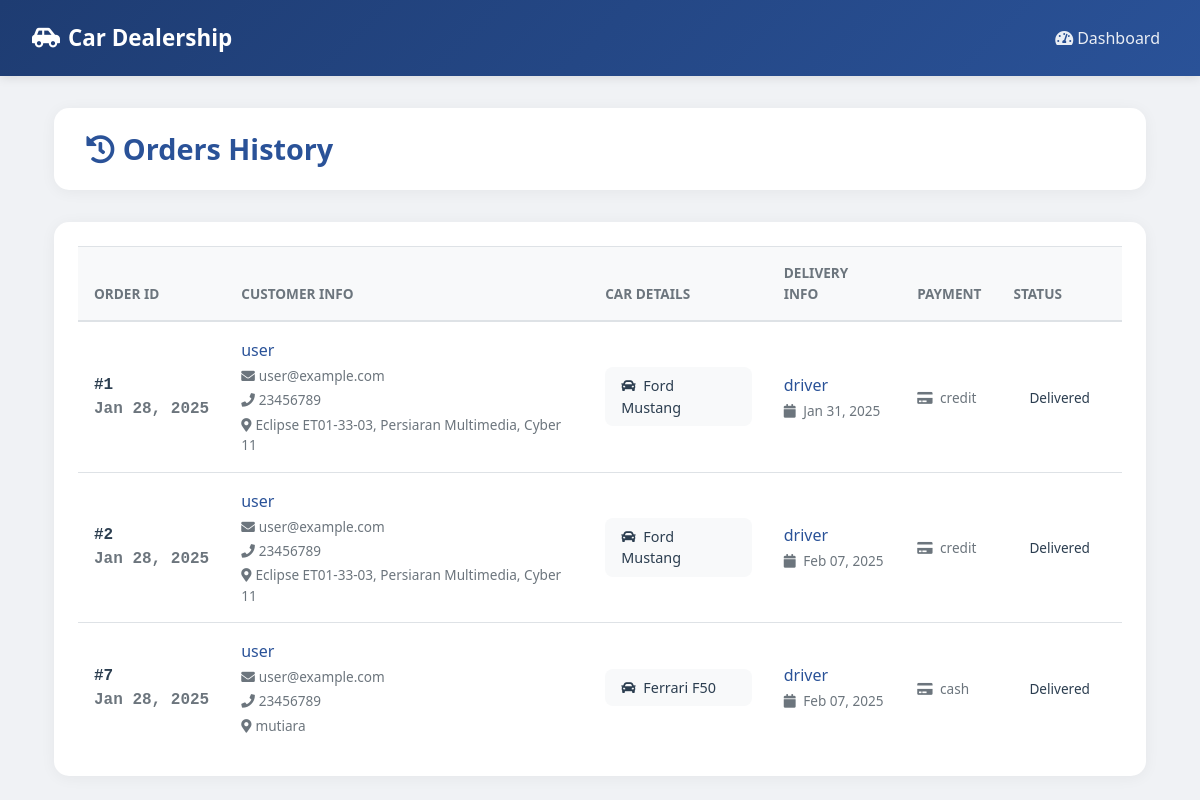
/orders_history/, run on an earlier commit of the app's database.
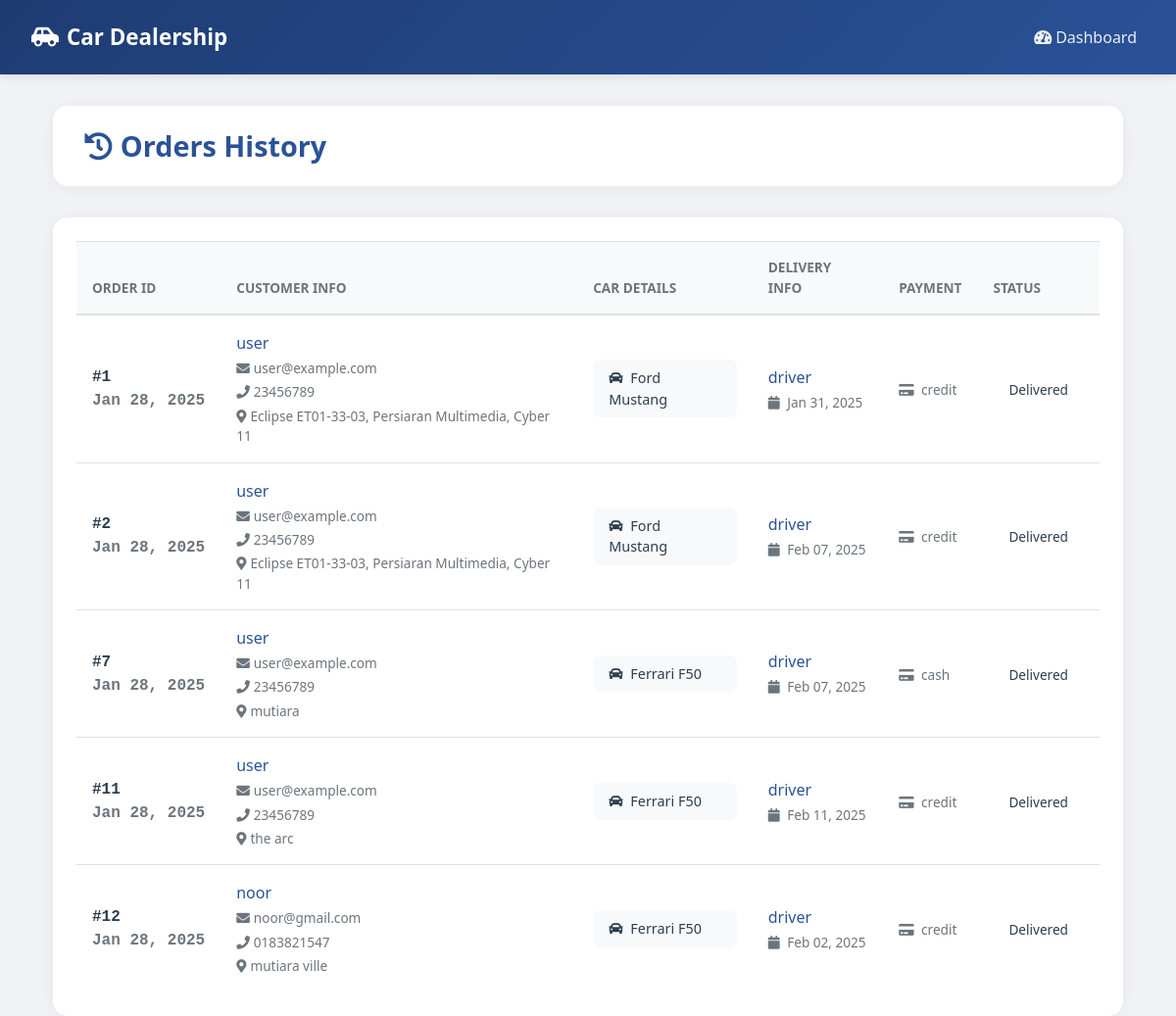
And on a later commit of the database.
### myproject/models.py (models this page shows, shortened)
class Order(models.Model):
    STATUS_CHOICES = [
        ('pending', 'Pending'),
        ('processing', 'Processing'),
        ('shipped', 'Shipped'),
        ('delivered', 'Delivered'),
    ]
    customer = models.ForeignKey(Customer, on_delete=models.CASCADE)
    car = models.ForeignKey(Car, on_delete=models.CASCADE)
    staff = models.ForeignKey(Staff, on_delete=models.SET_NULL, null=True, blank=True)
    driver = models.ForeignKey(Driver, on_delete=models.SET_NULL, null=True, blank=True)
    order_date = models.DateTimeField(auto_now_add=True)
    delivery_date = models.DateTimeField(null=True, blank=True)
    status = models.CharField(max_length=50, choices=STATUS_CHOICES, default='pending')
    address = models.CharField(max_length=255)
    payment_method = models.CharField(max_length=50)
    _observers = []

class Customer(models.Model):
    user = models.OneToOneField(User, on_delete=models.CASCADE, primary_key=True)
    full_name = models.CharField(max_length=100, default="Unknown")
    phone_number = models.CharField(max_length=15, default="")

class User(AbstractBaseUser):
    ROLE_CHOICES = [
        ("admin", "Admin"),
        ("staff", "Dealership Staff"),
        ("driver", "Delivery Driver"),
        ("customer", "Customer"),
    ]
    email = models.EmailField(unique=True)
    role = models.CharField(max_length=20, choices=ROLE_CHOICES)
    is_active = models.BooleanField(default=True)
    is_staff = models.BooleanField(default=False)
    objects = UserManager()
    USERNAME_FIELD = "email"
    REQUIRED_FIELDS = ["role"]

class Car(models.Model):
    CATEGORY_CHOICES = [
        ("american", "American"),
        ("german", "German"),
        ("japanese", "Japanese"),
        ("italian", "Italian"),
    ]
    make = models.CharField(max_length=100)
    model = models.CharField(max_length=100)
    category = models.CharField(max_length=20, choices=CATEGORY_CHOICES)
    description = models.TextField(blank=True, null=True)
    price = models.DecimalField(max_digits=10, decimal_places=2)
    stock = models.PositiveIntegerField(default=0)
    image = models.ImageField(upload_to='car_images/', blank=True, null=True)
    type = models.CharField(max_length=50, default="sedan")
    transmission = models.CharField(max_length=50, default="automatic")
    gas = models.CharField(max_length=50, default="50")

class Driver(models.Model):
    user = models.OneToOneField(User, on_delete=models.CASCADE, primary_key=True)
    full_name = models.CharField(max_length=100, default="Unknown")
    phone_number = models.CharField(max_length=15, default="")
    license_number = models.CharField(max_length=50)

### myproject/views.py (the view)
# urls.py: path('orders_history/', views.orders_history, name='orders_history'),
def orders_history(request):
    completed_orders = Order.objects.exclude(status='pending')
    return render(request, 'orders_history.html', {
        'completed_orders': completed_orders,
    })

### myproject/templates/orders_history.html (shortened to what the changed rows need)
<!DOCTYPE html>
{% load static %}
<html lang="en">
<head>
    <link href="https://stackpath.bootstrapcdn.com/bootstrap/4.5.2/css/bootstrap.min.css" rel="stylesheet">
    <link href="https://cdnjs.cloudflare.com/ajax/libs/font-awesome/5.15.4/css/all.min.css" rel="stylesheet">
</head>
<body>
    <div class="container">
        <div class="page-header">
            <h2><i class="fas fa-history mr-2"></i>Orders History</h2>
        </div>
        <div class="table-container">
            <div class="table-responsive">
                <table class="table">
                    <thead>
                        <tr>
                            <th>Order ID</th>
                            <th>Customer Info</th>
                            <th>Car Details</th>
                            <th>Delivery Info</th>
                            <th>Payment</th>
                            <th>Status</th>
                        </tr>
                    </thead>
                    <tbody>
                        {% for order in completed_orders %}
                        <tr>
                            <td data-label="Order ID" class="order-id">
                                #{{ order.id }}
                                <div class="date-cell">{{ order.order_date|date:"M d, Y" }}</div>
                            </td>
                            <td data-label="Customer Info">
                                <div class="customer-info">
                                    <span class="customer-name">{{ order.customer.full_name }}</span>
                                    <span class="customer-detail">
                                        <i class="fas fa-envelope mr-1"></i>{{ order.customer.user.email }}
                                    </span>
                                    <span class="customer-detail">
                                        <i class="fas fa-phone mr-1"></i>{{ order.customer.phone_number }}
                                    </span>
                                    <span class="customer-detail">
                                        <i class="fas fa-map-marker-alt mr-1"></i>{{ order.address }}
                                    </span>
                                </div>
                            </td>
                            <td data-label="Car Details">
                                <div class="car-details">
                                    <i class="fas fa-car mr-1"></i>
                                    {{ order.car.make }} {{ order.car.model }}
                                </div>
                            </td>
                            <td data-label="Delivery Info">
                                <div class="customer-info">
                                    <span class="customer-name">{{ order.driver.full_name }}</span>
                                    <span class="customer-detail">
                                        <i class="fas fa-calendar mr-1"></i>
                                        {{ order.delivery_date|date:"M d, Y" }}
                                    </span>
                                </div>
                            </td>
                            <td data-label="Payment">
                                <span class="customer-detail">
                                    <i class="fas fa-credit-card mr-1"></i>
                                    {{ order.payment_method }}
                                </span>
                            </td>
                            <td data-label="Status">
                                <span class="status-badge status-{{ order.status|lower }}">
                                    {{ order.status }}
                                </span>
                            </td>
                        </tr>
                        {% endfor %}
                    </tbody>
                </table>
            </div>
        </div>
    </div>
</body>
</html>

What changed in the data, as far as the page shows it:
added Order: id "11", order_date "Jan 28, 2025", customer.full_name "user", customer.user.email "user@example.com", customer.phone_number "23456789", address "the arc", car.make "Ferrari", car.model "F50", driver.full_name "driver", delivery_date "Feb 11, 2025", payment_method "credit", status "Delivered"
added Order: id "12", order_date "Jan 28, 2025", customer.full_name "noor", customer.user.email "noor@gmail.com", customer.phone_number "0183821547", address "mutiara ville", car.make "Ferrari", car.model "F50", driver.full_name "driver", delivery_date "Feb 02, 2025", payment_method "credit", status "Delivered"
